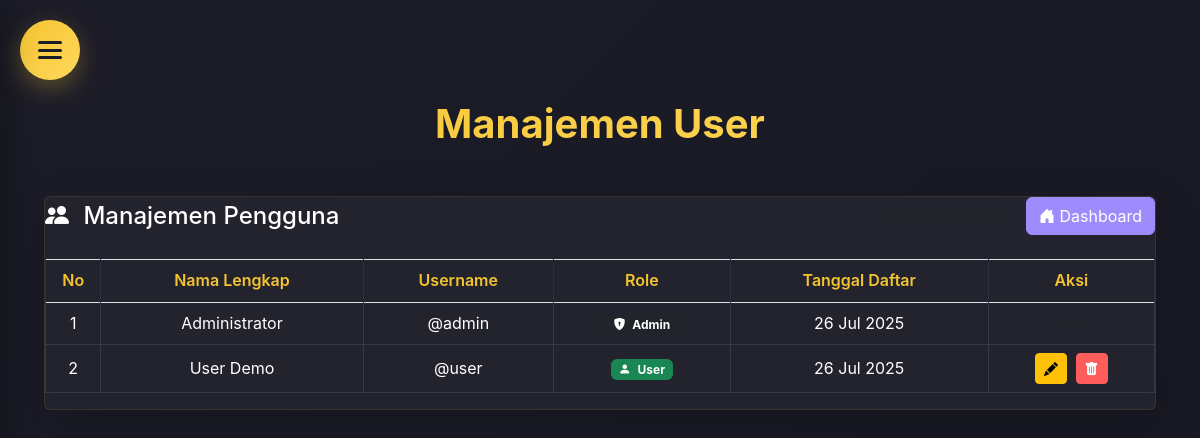
Page /admin/data_user.php (signed in) on the committed database.
### tables this page shows
CREATE TABLE IF NOT EXISTS user (
    id_user INT AUTO_INCREMENT PRIMARY KEY,
    nama VARCHAR(100),
    username VARCHAR(50) UNIQUE,
    password VARCHAR(255),
    email VARCHAR(100),
    role ENUM('admin', 'user') DEFAULT 'user',
    created_at TIMESTAMP DEFAULT CURRENT_TIMESTAMP
);

### admin/data_user.php (the view, shortened to what this page needs)
<?php
require_once '../config/koneksi.php';
$users = mysqli_query($conn, "SELECT * FROM user ORDER BY created_at DESC");
?>
<?php include '../inc/header.php'; ?>
<div class="container my-5 flex-grow-1">
  <div class="card shadow-lg">
    <div class="d-flex justify-content-between align-items-center mb-4">
      <h4 class="text-gold mb-0"><i class="bi bi-people-fill me-2"></i> Manajemen Pengguna</h4>
      <div>
        <a href="tambah_user.php" class="btn btn-gold me-2"><i class="bi bi-person-plus"></i> Tambah User</a>
        <a href="dashboard.php" class="btn btn-secondary"><i class="bi bi-house-door-fill"></i> Dashboard</a>
      </div>
    </div>
    <div class="table-responsive">
      <table class="table table-hover table-bordered align-middle shadow-sm rounded-3">
        <thead class="text-center">
          <tr>
            <th style="width: 5%;">No</th>
            <th>Nama Lengkap</th>
            <th>Username</th>
            <th>Role</th>
            <th>Tanggal Daftar</th>
            <th style="width: 15%;">Aksi</th>
          </tr>
        </thead>
        <tbody>
          <?php $no = 1; while ($user = mysqli_fetch_assoc($users)): ?>
          <tr class="text-center">
            <td><?= $no++ ?></td>
            <td><?= htmlspecialchars($user['nama']) ?></td>
            <td>@<?= htmlspecialchars($user['username']) ?></td>
            <td>
              <?php if ($user['role'] == 'admin'): ?>
                <span class="badge bg-dark"><i class="bi bi-shield-lock-fill me-1"></i> Admin</span>
              <?php else: ?>
                <span class="badge bg-success"><i class="bi bi-person-fill me-1"></i> User</span>
              <?php endif; ?>
            </td>
            <td><?= date('d M Y', strtotime($user['created_at'])) ?></td>
            <td>
              <?php if ($user['username'] !== 'admin'): ?>
                <a href="edit_user.php?id=<?= $user['id_user'] ?>" class="btn btn-sm btn-warning me-1" title="Edit"><i class="bi bi-pencil-fill"></i></a>
                <a href="hapus_user.php?id=<?= $user['id_user'] ?>" class="btn btn-sm btn-danger" title="Hapus" onclick="return confirm('Yakin ingin menghapus user ini?')">
                  <i class="bi bi-trash-fill"></i>
                </a>
              <?php else: ?>
                <span class="text-muted">-</span>
              <?php endif; ?>
            </td>
          </tr>
          <?php endwhile; ?>
        </tbody>
      </table>
    </div>
  </div>
</div>
<?php include '../inc/footer.php'; ?>

### assets/css/style.css (style rules this page uses)
:root { --bg-primary: #1C1C28; --bg-secondary: #181823; --card-bg: #23232E; --card-bg-lighter: #26263A; --primary-accent: #F4C430; --primary-accent-hover: #FFD95E; --secondary-accent-soft-purple: #9E8CFC; --secondary-accent-sky-blue: #6FC1FF; --text-primary: #FFFFFF; --text-secondary: #A0A0B0; --text-muted: #C0C0C0; --success-color: #4CD964; --danger-color: #FF5C5C; --border-accent: #2E2E40; --border-table: #2E2E40; }
* { margin: 0; padding: 0; box-sizing: border-box; }
body { font-family: 'Inter', 'Segoe UI', sans-serif; background: linear-gradient(135deg, var(--bg-primary) 0%, var(--bg-secondary) 100%); color: var(--text-primary); line-height: 1.6; min-height: 100vh; }
.btn-secondary { background-color: var(--secondary-accent-soft-purple) !important; border-color: var(--secondary-accent-soft-purple) !important; color: var(--text-primary) !important; }
.btn-danger { background-color: var(--danger-color) !important; border-color: var(--danger-color) !important; }
.table { --bs-table-bg: var(--card-bg); --bs-table-color: var(--text-primary); --bs-table-hover-bg: var(--card-bg-lighter); --bs-table-hover-color: var(--text-primary); }
.table thead th { background-color: var(--card-bg) !important; color: var(--primary-accent) !important; border-color: var(--border-table) !important; font-weight: 600; }
.table tbody tr { background-color: var(--card-bg) !important; color: var(--text-primary) !important; border-color: rgba(255, 255, 255, 0.1) !important; }
.card { background-color: var(--card-bg) !important; border: 1px solid rgba(244, 196, 48, 0.1) !important; color: var(--text-primary) !important; }

### assets/css/color-theme.css (style rules this page uses)
:root { --bg-primary: #1C1C28; --bg-secondary: #181823; --card-bg: #23232E; --card-bg-lighter: #26263A; --primary-accent: #F4C430; --primary-accent-hover: #FFD95E; --secondary-accent-soft-purple: #9E8CFC; --secondary-accent-sky-blue: #6FC1FF; --text-primary: #FFFFFF; --text-secondary: #A0A0B0; --text-muted: #C0C0C0; --success-color: #4CD964; --danger-color: #FF5C5C; }

### inc/header.php (style rules this page uses)
body { font-family: 'Inter', 'Segoe UI', sans-serif; background: linear-gradient(135deg, #1C1C28 0%, #181823 100%); color: #FFFFFF; line-height: 1.6; min-height: 100vh; transition: all 0.3s ease; }
body.admin-page { background: linear-gradient(135deg, #1C1C28 0%, #181823 100%); }

### rows in the picture
user: nama "Administrator", username "admin", role "admin" (drawn), created_at "26 Jul 2025"
user: nama "User Demo", username "user", role "user" (drawn), created_at "26 Jul 2025"

### other values in the picture
$page_title "Manajemen User"
